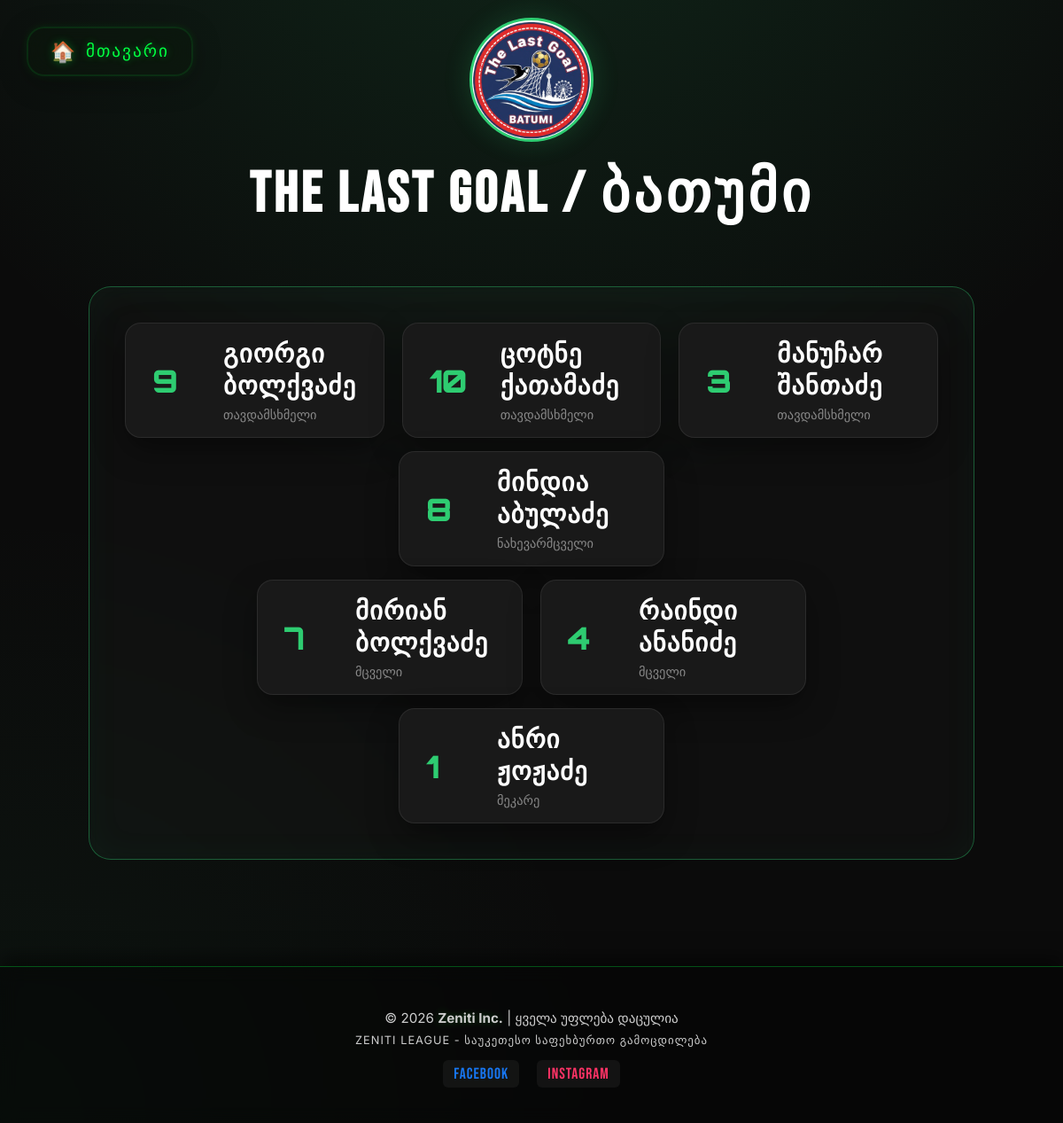
Screenshot of /batumi with the database file from the repository.
### tables this page shows
CREATE TABLE "Players" (
	"id"	INTEGER,
	"name"	TEXT,
	"position"	TEXT,
	"price"	REAL,
	"real_team"	TEXT,
	"shirt_number"	INTEGER,
	"goal"	INTEGER,
	"assist"	INTEGER,
	"yellow_card"	INTEGER,
	"red_card"	INTEGER,
	"clean_sheet"	INTEGER,
	"saves"	INTEGER,
	PRIMARY KEY("id" AUTOINCREMENT)
);

### app.py (the view)
@app.route('/batumi')
def batumi():
    players = get_team_players('ბათუმი')
    return render_template('batumi.html', players=players)

### app.py (called while the page is built)
def get_db_connection():
    base_dir = os.path.abspath(os.path.dirname(__file__))
    db_path = os.path.join(base_dir, 'zeniti_fantasy.db')
    if not os.path.exists(db_path):
        raise FileNotFoundError(f"ბაზის ფაილი ვერ მოიძებნა აქ: {db_path}")
    conn = sqlite3.connect(db_path)
    conn.row_factory = sqlite3.Row
    return conn

def get_team_players(team_name_in_db):
    conn = get_db_connection()
    try:
        players_raw = conn.execute("SELECT * FROM players WHERE real_team = ?", (team_name_in_db,)).fetchall()
        players_list = []
        for p in players_raw:
            p_dict = dict(p)
            p_dict['goal'] = p_dict.get('goal') or 0
            p_dict['assist'] = p_dict.get('assist') or 0
            p_dict['saves'] = p_dict.get('saves') or 0
            p_dict['total_points'] = calculate_fantasy_points(p_dict)
            players_list.append(p_dict)
        return players_list
    finally:
        conn.close()

### templates/batumi.html (shortened to what this page needs)
<!DOCTYPE html>
<html lang="ka">
<head>
</head>
<body>
<a href="{{ url_for('home') }}" class="glass-back-button">
    <span class="home-icon">🏠</span>
    <span class="home-text">მთავარი</span>
</a>
<header class="team-header">
    <div class="header-content">
        <div class="logo-box">
            <img src="{{ url_for('static', filename='images/batumi.png') }}" class="zn-logo zn-logo-zoom" alt="ghele">
        </div>
        <h1 class="team-title">The Last Goal / ბათუმი</h1>
    </div>
</header>
<div class="container">
    <div class="players-grid">
        <div class="pitch-line">
            {% for player in players if 'თავდამსხმელი' in player.position %}
            <div class="player-card">
                <div class="card-inner">
                    <div class="card-front">
                        <span class="p-num">{{ player.shirt_number }}</span>
                        <div class="p-info">
                            <h4>{{ player.name }}</h4>
                            <p>{{ player.position }}</p>
                        </div>
                    </div>
                    <div class="card-back">
                        <div class="stats-grid">
                            <div class="stat-item"><span>გოლი</span><div class="stat-value">{{ player.goal }}</div></div>
                            <div class="stat-item"><span>ასისტი</span><div class="stat-value">{{ player.assist }}</div></div>
                            <div class="stat-item"><span>ქულა</span><div class="stat-value" style="color: var(--zeniti-green);">{{ player.total_points }}</div></div>
                        </div>
                    </div>
                </div>
            </div>
            {% endfor %}
        </div>
        <div class="pitch-line">
            {% for player in players if 'ნახევარმცველი' in player.position and 'თავდამსხმელი' not in player.position %}
            <div class="player-card">
                <div class="card-inner">
                    <div class="card-front">
                        <span class="p-num">{{ player.shirt_number }}</span>
                        <div class="p-info">
                            <h4>{{ player.name }}</h4>
                            <p>{{ player.position }}</p>
                        </div>
                    </div>
                    <div class="card-back">
                        <div class="stats-grid">
                            <div class="stat-item"><span>გოლი</span><div class="stat-value">{{ player.goal }}</div></div>
                            <div class="stat-item"><span>ასისტი</span><div class="stat-value">{{ player.assist }}</div></div>
                            <div class="stat-item"><span>ქულა</span><div class="stat-value" style="color: var(--zeniti-green);">{{ player.total_points }}</div></div>
                        </div>
                    </div>
                </div>
            </div>
            {% endfor %}
        </div>
        <div class="pitch-line">
            {% for player in players if 'მცველი' in player.position and 'ნახევარმცველი' not in player.position %}
            <div class="player-card">
                <div class="card-inner">
                    <div class="card-front">
                        <span class="p-num">{{ player.shirt_number }}</span>
                        <div class="p-info">
                            <h4>{{ player.name }}</h4>
                            <p>{{ player.position }}</p>
                        </div>
                    </div>
                    <div class="card-back">
                        <div class="stats-grid">
                            <div class="stat-item"><span>გოლი</span><div class="stat-value">{{ player.goal }}</div></div>
                            <div class="stat-item"><span>ასისტი</span><div class="stat-value">{{ player.assist }}</div></div>
                            <div class="stat-item"><span>ქულა</span><div class="stat-value" style="color: var(--zeniti-green);">{{ player.total_points }}</div></div>
                        </div>
                    </div>
                </div>
            </div>
            {% endfor %}
        </div>
        <div class="pitch-line">
            {% for player in players if 'მეკარე' in player.position %}
            <div class="player-card goalkeeper">
                <div class="card-inner">
                    <div class="card-front">
                        <span class="p-num">{{ player.shirt_number }}</span>
                        <div class="p-info">
                            <h4>{{ player.name }}</h4>
                            <p>{{ player.position }}</p>
                        </div>
                    </div>
                    <div class="card-back">
                        <div class="stats-grid">
                            <div class="stat-item"><span>გოლი</span><div class="stat-value">{{ player.goal }}</div></div>
                            <div class="stat-item"><span>ასისტი</span><div class="stat-value">{{ player.assist }}</div></div>
                            <div class="stat-item"><span>ქულა</span><div class="stat-value" style="color: var(--zeniti-green);">{{ player.total_points }}</div></div>
                        </div>
                    </div>
                </div>
            </div>
            {% endfor %}
        </div>
    </div>
</div>
<footer>
    <p>© 2026 <strong>Zeniti Inc.</strong> | ყველა უფლება დაცულია</p>
    <p style="font-size: 0.8rem; letter-spacing: 1px;">ZENITI LEAGUE - საუკეთესო საფეხბურთო გამოცდილება</p>
    <div class="social-links">
        <a href="https://www.facebook.com/profile.php?id=61550479801345" style="color: #1877f2;">FACEBOOK</a>
        <a href="#" style="color: #ff3366;">INSTAGRAM</a>
    </div>
</footer>
</body>
</html>

### rows the page displays
Players: shirt_number "9", name "გიორგი ბოლქვაძე", position "ᲗᲐᲕᲓᲐᲛᲡᲮᲛᲔᲚᲘ"
Players: shirt_number "10", name "ცოტნე ქათამაძე", position "ᲗᲐᲕᲓᲐᲛᲡᲮᲛᲔᲚᲘ"
Players: shirt_number "3", name "მანუჩარ შანთაძე", position "ᲗᲐᲕᲓᲐᲛᲡᲮᲛᲔᲚᲘ"
Players: shirt_number "8", name "მინდია აბულაძე", position "ᲜᲐᲮᲔᲕᲐᲠᲛᲪᲕᲔᲚᲘ"
Players: shirt_number "7", name "მირიან ბოლქვაძე", position "ᲛᲪᲕᲔᲚᲘ"
Players: shirt_number "4", name "რაინდი ანანიძე", position "ᲛᲪᲕᲔᲚᲘ"
Players: shirt_number "1", name "ანრი ჟოჟაძე", position "ᲛᲔᲙᲐᲠᲔ"
